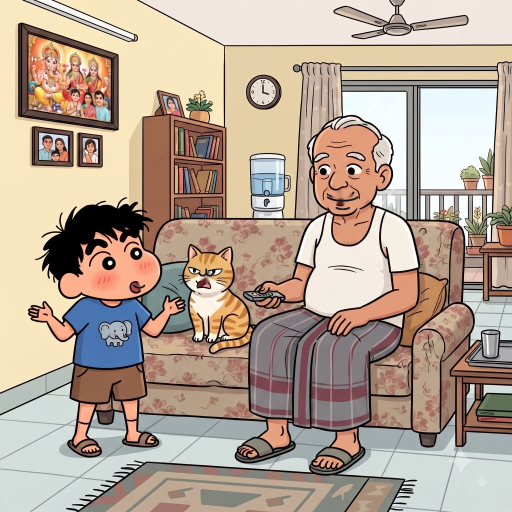
#> input picture scene_base_rest.png, 1024 x 1024 px (shown at 1/2 size)
$ python render_scene_video.py
#> lines starting #> are read from the running program, lines starting #| are printed output that depends on the picture
import os
import math
import json
import numpy as np
from PIL import Image, ImageOps
import imageio_ffmpeg
import subprocess

# [24 lines left out: functions load_rgba, blend_images, rotate_layer_around_pivot, not called in this run]

def render_scene_dialogue():
    print("Initializing Professional 2D Rigged Animation Compositor (2048x2048 Supersampled)...")

    # 1. Load Clean Resting Scene Base
    base_1024 = Image.open("scene_base_rest.png").convert("RGBA")
    base_2048 = base_1024.resize((2048, 2048), Image.Resampling.LANCZOS)
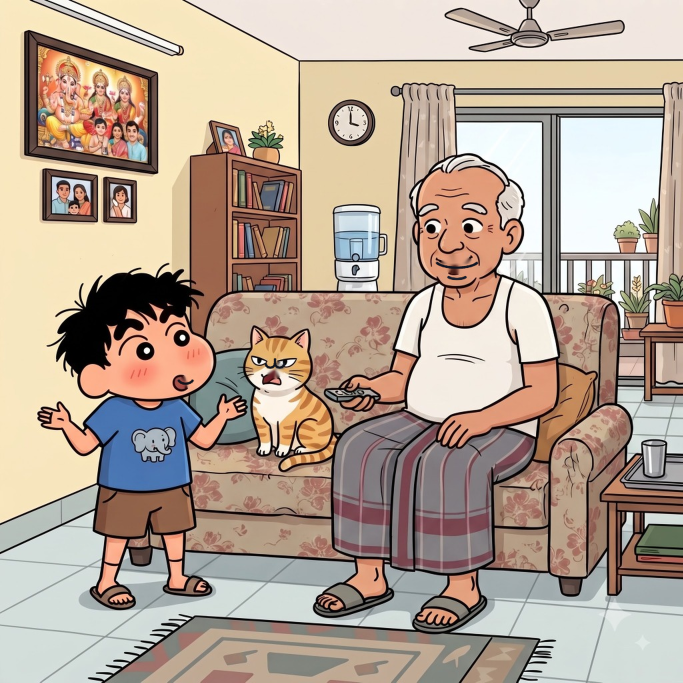
#> base_2048: PIL image 2048x2048 RGBA (shown at 1/3 size); mean R, G, B, A 180.3, 163.1, 147.9, 255

    # 2. Load Timeline & Rhubarb Cues
#> (the run stopped early here; a loop or call above may not have finished)
